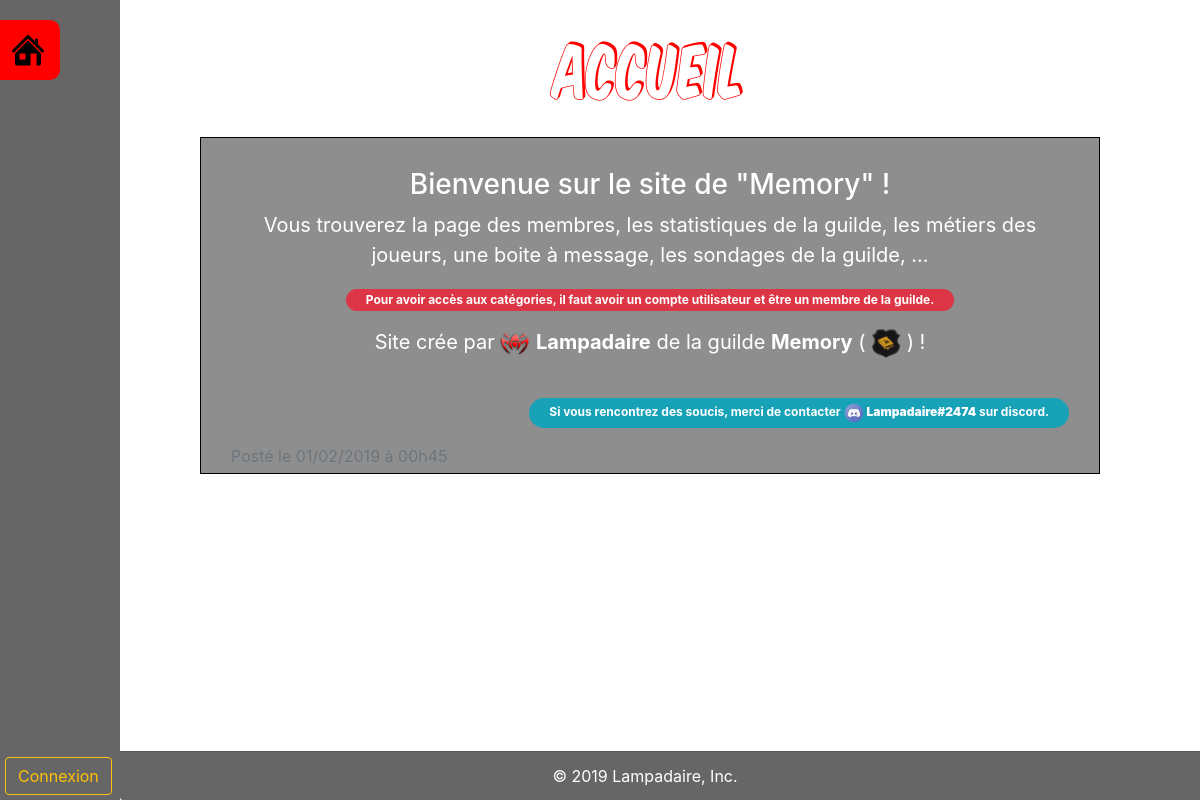
The page / on the database its author committed.
### tables this page shows
CREATE TABLE IF NOT EXISTS `accueil` (
  `id` int(11) NOT NULL AUTO_INCREMENT,
  `titre` varchar(255) NOT NULL,
  `connecter` tinyint(1) NOT NULL DEFAULT '0',
  `contenu` longtext NOT NULL,
  `auteur` varchar(50) NOT NULL,
  `date_publication` datetime NOT NULL DEFAULT CURRENT_TIMESTAMP,
  PRIMARY KEY (`id`)
);

### index.php (the view, shortened to what this page needs)
<?php
    require_once 'dbb_connexion.php';
    $accueil = mysqli_query($bdd, "SELECT id, titre, contenu, auteur, DATE_FORMAT(date_publication, '%d/%m/%Y à %Hh%i') AS date_publication_fr FROM accueil ORDER BY date_publication DESC");
?>
<!DOCTYPE html>
<html>
<head>
    <link rel="stylesheet" type="text/css" media="screen" href="css/bootstrap.css" />
    <link rel="stylesheet" type="text/css" media="screen" href="css/bootstrap.min.css" />
    <link rel="stylesheet" type="text/css" media="screen" href="css/styles.css" />
    <link rel="stylesheet" type="text/css" media="screen" href="css/styles-index.css" />
</head>
<body>
    <?php require_once('header.php'); ?>
    <h1 class="titre-page" style="color: rgb(255, 0, 0);">Accueil</h1>
    <?php foreach($accueil as $donnees){ ?>
        <div class="box">
            <?php
                echo "<h3>" . utf8_encode($donnees['titre']) . "</h3>";
                echo utf8_encode($donnees['contenu']);
            ?>
            <div class="datePublication text-muted">
                <?php echo "Posté le " .$donnees['date_publication_fr']; ?>
            </div>
        </div>
    <?php } ?>
    <?php require_once('footer.php'); ?>
</body>
</html>

### css/styles.css (style rules this page uses)
body { background-color: white; background-image: url('../icons/fond.jpg'); background-repeat: no-repeat; background-attachment: fixed; background-size: cover; color: white; }
h1.titre-page { padding-top: 25px; padding-bottom: 20px; padding-left: 100px; font-size: 70px; font-family: KOMTITS; text-align: center; }

### css/styles-index.css (style rules this page uses)
.box { margin-left: 200px; margin-right: 100px; margin-bottom: 25px; padding: 30px; border: 1px black solid; text-align: center; background-color: rgba(0, 0, 0, 0.445); }
.text-right { text-align: right; }
p { font-size: 20px; }
.padding-rightandleft { padding-top: 5px; padding-left: 20px; padding-right: 20px; padding-bottom: 5px; }
.datePublication { display: flex; bottom: 0; left: 0; margin-bottom: -25px; }

### rows shown on the page
accueil: titre "Bienvenue sur le site de \"Memory\" !", contenu "Vous trouverez la page des membres, les statistiques de la guilde, les métiers des joueurs, une boite à message, les sondages de la guilde, ... Pour avoir accès aux catégories, il faut avoir un compte utilisateur et être un membre de la guilde. Site crée par Lampadaire de la guilde Memory ( ) ! Si vous rencontrez des soucis, merci de contacter Lampadaire#2474 sur discord.", contenu (picture), date_publication_fr "01/02/2019 à 00h45"

### other values the page prints
$Footer "© 2019 Lampadaire, Inc."
